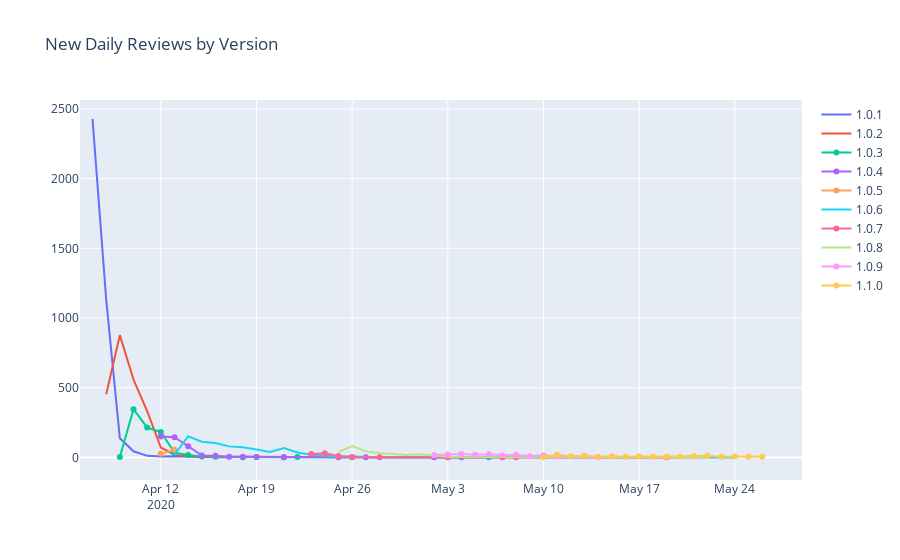

The code cell stored with this chart in its notebook:
### Markdown cell above
Versions 1.0.1 and 1.0.5 would need to be excluded if we wanted to split the reviews 50/50 between stores, since they were released for only one of the stores.

### Code cell
import plotly.graph_objects as go
appS_by_day = appS.groupby(appS['date'].dt.date)

# create lines for every version
scatters = []
for v in by_version:
    d = v[1].groupby(v[1]['date'].dt.date)
    scatters.append(go.Scatter(x=d['date'].count().index.values, y=d['date'].count(), name=v[0]))

fig = go.Figure(
    data = scatters,
    layout_title_text="New Daily Reviews by Version"
)
fig.show()

### Figure 1 — Plotly figure (JSON) as saved in the notebook; plotly's stock layout.template omitted (floating-point values rounded to 4 significant figures)
{"data": [{"name": "1.0.1", "type": "scatter", "x": ["2020-04-07", "2020-04-08", "2020-04-09", "2020-04-10", "2020-04-11", "2020-04-12", "2020-04-13", "2020-04-14", "2020-04-15", "2020-04-16", "2020-04-17", "2020-04-18", "2020-04-21", "2020-04-22", "2020-04-23", "2020-04-24", "2020-04-25", "2020-04-26", "2020-04-27", "2020-04-29", "2020-04-30", "2020-05-17", "2020-05-24"], "y": [2428, 1134, 137, 44, 11, 6, 8, 5, 1, 1, 1, 4, 2, 2, 1, 1, 1, 2, 1, 1, 1, 1, 1]}, {"name": "1.0.2", "type": "scatter", "x": ["2020-04-08", "2020-04-09", "2020-04-10", "2020-04-11", "2020-04-12", "2020-04-13", "2020-04-14", "2020-04-15", "2020-04-16", "2020-04-17", "2020-04-20", "2020-04-23", "2020-04-25", "2020-04-26", "2020-04-27", "2020-04-28", "2020-04-29", "2020-05-02", "2020-05-06", "2020-05-10", "2020-05-20"], "y": [453, 877, 558, 332, 71, 18, 10, 3, 2, 1, 2, 2, 1, 2, 1, 1, 1, 1, 1, 1, 1]}, {"name": "1.0.3", "type": "scatter", "x": ["2020-04-09", "2020-04-10", "2020-04-11", "2020-04-12", "2020-04-13", "2020-04-14", "2020-04-15", "2020-04-16", "2020-04-18", "2020-04-19", "2020-04-21", "2020-04-22", "2020-04-26", "2020-05-06"], "y": [3, 346, 214, 182, 34, 17, 7, 5, 1, 2, 1, 2, 1, 1]}, {"name": "1.0.4", "type": "scatter", "x": ["2020-04-12", "2020-04-13", "2020-04-14", "2020-04-15", "2020-04-16", "2020-04-17", "2020-04-18", "2020-04-19", "2020-04-21", "2020-04-25", "2020-04-27", "2020-05-02", "2020-05-03", "2020-05-04", "2020-05-07"], "y": [149, 145, 80, 14, 12, 5, 4, 3, 1, 1, 1, 1, 1, 1, 1]}, {"name": "1.0.5", "type": "scatter", "x": ["2020-04-12", "2020-04-13"], "y": [26, 54]}, {"name": "1.0.6", "type": "scatter", "x": ["2020-04-13", "2020-04-14", "2020-04-15", "2020-04-16", "2020-04-17", "2020-04-18", "2020-04-19", "2020-04-20", "2020-04-21", "2020-04-22", "2020-04-23", "2020-04-24", "2020-04-25", "2020-04-26", "2020-04-27", "2020-04-28", "2020-04-29", "2020-04-30", "2020-05-06", "2020-05-07", "2020-05-10", "2020-05-11", "2020-05-24"], "y": [20, 152, 112, 103, 79, 72, 56, 39, 67, 35, 19, 14, 4, 9, 2, 1, 2, 1, 1, 2, 2, 1, 1]}, {"name": "1.0.7", "type": "scatter", "x": ["2020-04-23", "2020-04-24", "2020-04-25", "2020-04-26", "2020-04-28", "2020-05-03", "2020-05-07", "2020-05-08", "2020-05-19"], "y": [24, 29, 10, 3, 1, 1, 1, 1, 1]}, {"name": "1.0.8", "type": "scatter", "x": ["2020-04-25", "2020-04-26", "2020-04-27", "2020-04-28", "2020-04-29", "2020-04-30", "2020-05-01", "2020-05-02", "2020-05-03", "2020-05-04", "2020-05-05", "2020-05-06", "2020-05-09", "2020-05-11", "2020-05-12", "2020-05-13", "2020-05-14", "2020-05-19", "2020-05-21", "2020-05-22"], "y": [39, 81, 43, 29, 25, 18, 22, 13, 5, 2, 1, 1, 1, 1, 1, 2, 2, 1, 1, 1]}, {"name": "1.0.9", "type": "scatter", "x": ["2020-05-02", "2020-05-03", "2020-05-04", "2020-05-05", "2020-05-06", "2020-05-07", "2020-05-08", "2020-05-09", "2020-05-10", "2020-05-11", "2020-05-14"], "y": [18, 21, 24, 19, 22, 16, 19, 8, 15, 8, 1]}, {"name": "1.1.0", "type": "scatter", "x": ["2020-05-10", "2020-05-11", "2020-05-12", "2020-05-13", "2020-05-14", "2020-05-15", "2020-05-16", "2020-05-17", "2020-05-18", "2020-05-19", "2020-05-20", "2020-05-21", "2020-05-22", "2020-05-23", "2020-05-24", "2020-05-25", "2020-05-26"], "y": [1, 21, 8, 14, 5, 9, 5, 8, 4, 5, 7, 8, 12, 4, 6, 7, 4]}], "layout": {"title": {"text": "New Daily Reviews by Version"}}}
